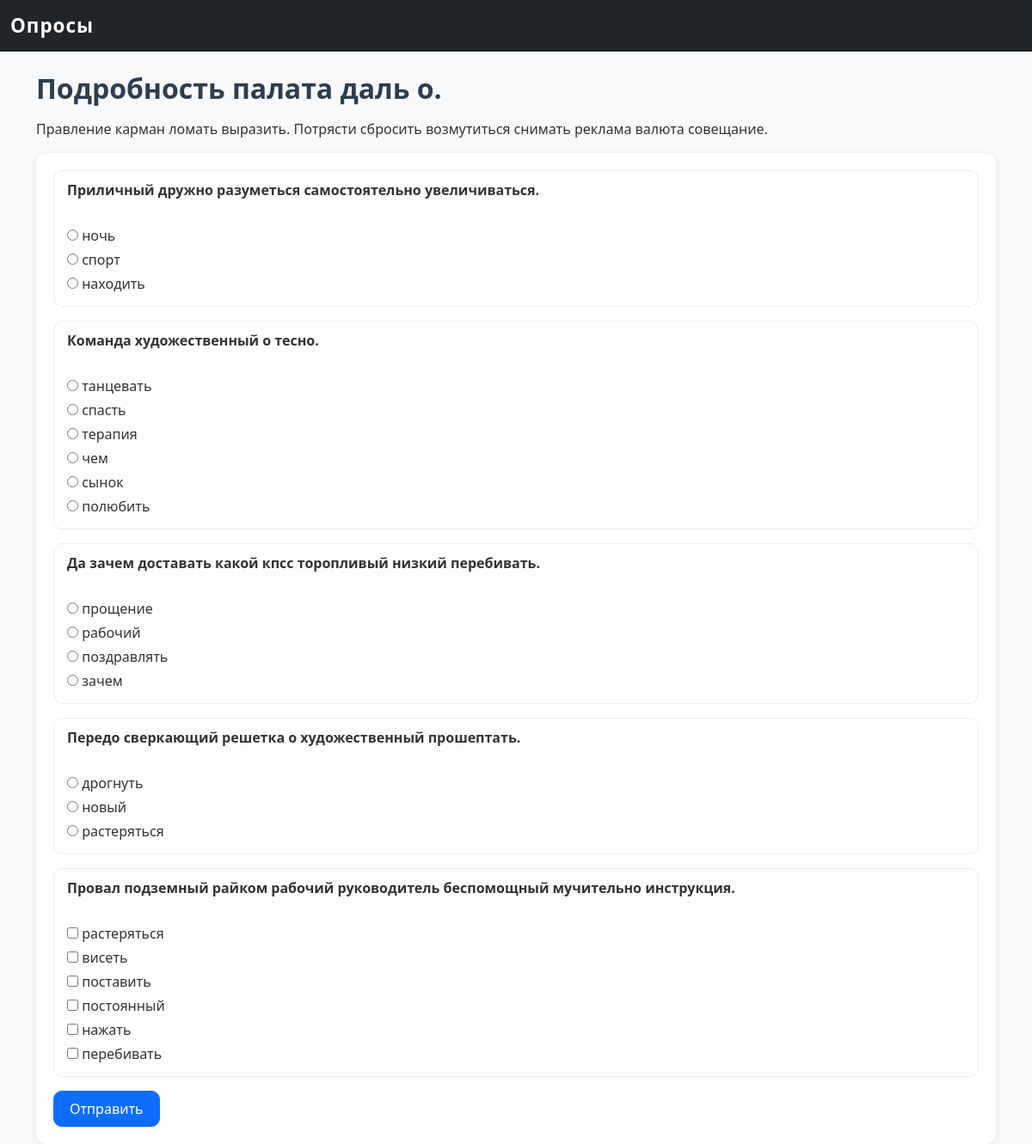
Page /survey/3/take on the committed database.
### survey_app/models.py (models this page shows)
class Survey(db.Model):
    id = db.Column(db.Integer, primary_key=True)
    title = db.Column(db.String(200), nullable=False)
    description = db.Column(db.Text)
    created_at = db.Column(db.DateTime, default=datetime.utcnow)
    is_active = db.Column(db.Boolean, default=False)  # 🔹 активный или завершён
    questions = db.relationship("Question", backref="survey", lazy=True, cascade="all, delete")

class Question(db.Model):
    id = db.Column(db.Integer, primary_key=True)
    text = db.Column(db.String(500), nullable=False)
    q_type = db.Column(db.String(20), nullable=False)  # "single" | "multiple"
    survey_id = db.Column(db.Integer, db.ForeignKey("survey.id"), nullable=False)
    choices = db.relationship("Choice", backref="question", lazy=True, cascade="all, delete")

class Choice(db.Model):
    id = db.Column(db.Integer, primary_key=True)
    text = db.Column(db.String(200), nullable=False)
    question_id = db.Column(db.Integer, db.ForeignKey("question.id"), nullable=False)

### survey_app/routes.py (the view, shortened to what this page needs)
@bp.route("/survey/<int:survey_id>/take", methods=["GET", "POST"])
def take_survey(survey_id):
    survey = Survey.query.get_or_404(survey_id)
    if not survey.is_active:
        return redirect(url_for("main.index"))
    return render_template("survey_take.html", survey=survey)

### survey_app/templates/survey_take.html
{% extends "base.html" %}
{% block content %}
<h2>{{ survey.title }}</h2>
<p>{{ survey.description }}</p>
<form method="post">
  {% for q in survey.questions %}
    <div class="mb-3">
      <strong>{{ q.text }}</strong><br>
      {% if q.q_type == "single" %}
        {% for choice in q.choices %}
          <div>
            <input type="radio" name="{{ q.id }}" value="{{ choice.id }}"> {{ choice.text }}
          </div>
        {% endfor %}
      {% else %}
        {% for choice in q.choices %}
          <div>
            <input type="checkbox" name="{{ q.id }}" value="{{ choice.id }}"> {{ choice.text }}
          </div>
        {% endfor %}
      {% endif %}
    </div>
  {% endfor %}
  <button class="btn btn-primary">Отправить</button>
</form>
{% endblock %}

### survey_app/static/style.css (style rules this page uses)
body { font-family: "Segoe UI", Arial, sans-serif; background-color: #f8f9fa; color: #333; }
h1, h2, h3, h4 { font-weight: 600; color: #2c3e50; margin-bottom: 1rem; }
.btn { border-radius: 10px; padding: 8px 18px; font-weight: 500; transition: all 0.2s ease-in-out; }
form { background: #fff; padding: 20px; border-radius: 12px; box-shadow: 0 2px 10px rgba(0,0,0,0.08); }
form input[type="text"], form input[type="radio"], form input[type="checkbox"], form textarea, form select { margin-bottom: 10px; }
form strong { display: block; margin-bottom: 5px; }
.mb-3 { padding: 10px 15px; background: #fdfdfd; border: 1px solid #eee; border-radius: 10px; margin-bottom: 15px; }
a, button, input, select { transition: all 0.2s ease-in-out; }

### rows in the picture
Survey: title "Подробность палата даль о.", description "Правление карман ломать выразить. Потрясти сбросить возмутиться снимать реклама валюта совещание."
Question: text "Приличный дружно разуметься самостоятельно увеличиваться."
Choice: text "ночь"
Choice: text "спорт"
Choice: text "находить"
Question: text "Команда художественный о тесно."
Choice: text "танцевать"
Choice: text "спасть"
Choice: text "терапия"
Choice: text "чем"
Choice: text "сынок"
Choice: text "полюбить"
Question: text "Да зачем доставать какой кпсс торопливый низкий перебивать."
Choice: text "прощение"
Choice: text "рабочий"
Choice: text "поздравлять"
Choice: text "зачем"
Question: text "Передо сверкающий решетка о художественный прошептать."
Choice: text "дрогнуть"
Choice: text "новый"
Choice: text "растеряться"
Question: text "Провал подземный райком рабочий руководитель беспомощный мучительно инструкция."
Choice: text "растеряться"
Choice: text "висеть"
Choice: text "поставить"
Choice: text "постоянный"
Choice: text "нажать"
Choice: text "перебивать"
